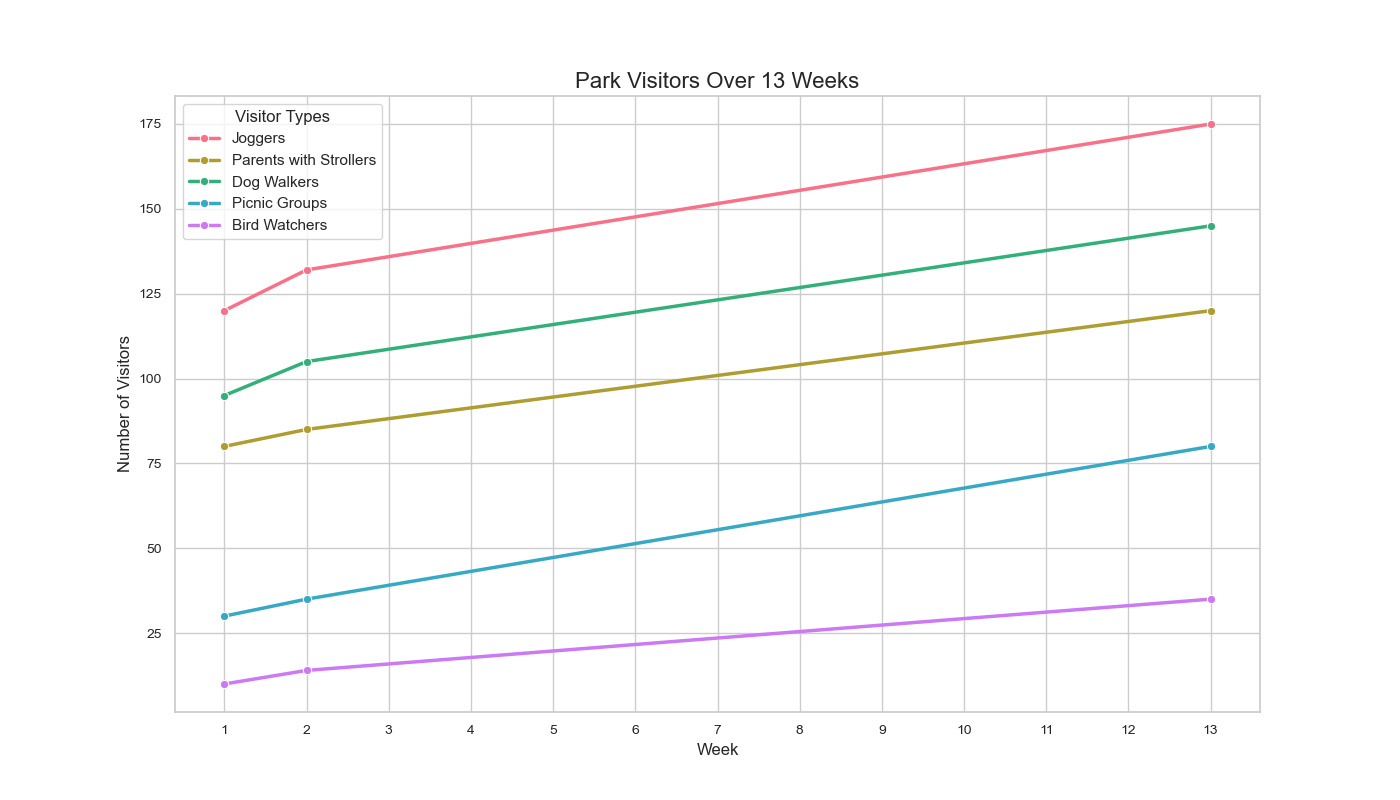

This figure's Python source:

import seaborn as sns
import matplotlib.pyplot as plt
import pandas as pd

# Given dataset in a list of dictionaries format
data = [
    {'Week': 1, 'Joggers': 120, 'Parents with Strollers': 80, 'Dog Walkers': 95, 'Picnic Groups': 30, 'Bird Watchers': 10},
    {'Week': 2, 'Joggers': 132, 'Parents with Strollers': 85, 'Dog Walkers': 105, 'Picnic Groups': 35, 'Bird Watchers': 14},
    # ... include all other data points ...
    {'Week': 13, 'Joggers': 175, 'Parents with Strollers': 120, 'Dog Walkers': 145, 'Picnic Groups': 80, 'Bird Watchers': 35}
]

# Convert the list of dictionaries to a Pandas DataFrame
df = pd.DataFrame(data)

# Set the style of the axes and the grid
sns.set_style('whitegrid')

# Create a lineplot for each column except 'Week'
palette = sns.color_palette("husl", 5)  # A palette with 5 distinguishable colors

plt.figure(figsize=(14, 8))  # Set the figure size

# Iterate over the columns to create a line for each type of park visitor
for i, visitor in enumerate(df.columns[1:]):
    sns.lineplot(
        x='Week', 
        y=visitor, 
        data=df, 
        marker='o',  # Each data point will be marked by a circle
        label=visitor,  # Label for the legend
        color=palette[i],  # Color from the palette
        linewidth=2.5,  # Width of the line
        linestyle='-'  # Solid line style
    )

# Set the title of the plot
plt.title('Park Visitors Over 13 Weeks', fontsize=16)

# Set the x and y axes labels
plt.xlabel('Week', fontsize=12)
plt.ylabel('Number of Visitors', fontsize=12)

# Increase the readability of x and y ticks
plt.xticks(range(1, 14), fontsize=10)
plt.yticks(fontsize=10)

# Display the legend
plt.legend(title='Visitor Types')

# Show the plot
plt.show()
